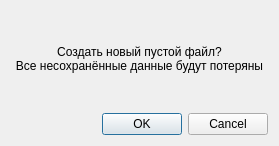
<?xml version="1.0" encoding="UTF-8"?>
<ui version="4.0">
 <class>createNewFileDialog</class>
 <widget class="QDialog" name="createNewFileDialog">
  <property name="geometry">
   <rect>
    <x>0</x>
    <y>0</y>
    <width>279</width>
    <height>146</height>
   </rect>
  </property>
  <property name="windowTitle">
   <string>Dialog</string>
  </property>
  <layout class="QGridLayout" name="gridLayout">
   <item row="0" column="0">
    <widget class="QLabel" name="label">
     <property name="text">
      <string>Создать новый пустой файл?
Все несохранённые данные будут потеряны</string>
     </property>
     <property name="alignment">
      <set>Qt::AlignCenter</set>
     </property>
    </widget>
   </item>
   <item row="1" column="0">
    <widget class="QDialogButtonBox" name="buttonBox">
     <property name="orientation">
      <enum>Qt::Horizontal</enum>
     </property>
     <property name="standardButtons">
      <set>QDialogButtonBox::Cancel|QDialogButtonBox::Ok</set>
     </property>
    </widget>
   </item>
  </layout>
 </widget>
 <resources/>
 <connections>
  <connection>
   <sender>buttonBox</sender>
   <signal>accepted()</signal>
   <receiver>createNewFileDialog</receiver>
   <slot>accept()</slot>
   <hints>
    <hint type="sourcelabel">
     <x>248</x>
     <y>254</y>
    </hint>
    <hint type="destinationlabel">
     <x>157</x>
     <y>274</y>
    </hint>
   </hints>
  </connection>
  <connection>
   <sender>buttonBox</sender>
   <signal>rejected()</signal>
   <receiver>createNewFileDialog</receiver>
   <slot>reject()</slot>
   <hints>
    <hint type="sourcelabel">
     <x>316</x>
     <y>260</y>
    </hint>
    <hint type="destinationlabel">
     <x>286</x>
     <y>274</y>
    </hint>
   </hints>
  </connection>
 </connections>
</ui>
